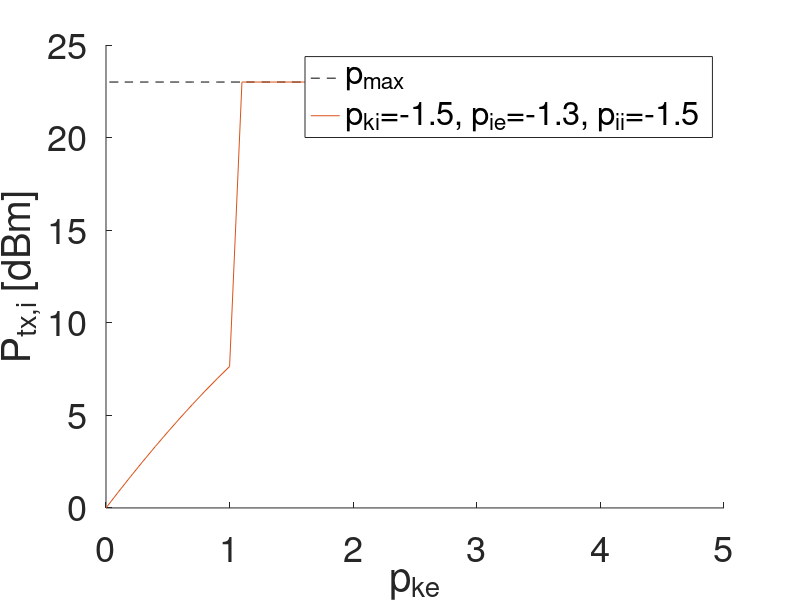

Write MATLAB code to recreate this figure.
gainVec = [4.9, 4.8, 4.7, 4.6, 4.5, 4.4, 4.3, 4.2, 4.1, 4, 3.9, 3.8, 3.7, 3.6, 3.5, 3.4, 3.3, 3.2, 3.1, 3, 2.9, 2.8, 2.7, 2.6, 2.5, 2.4, 2.3, 2.2, 2.1, 2, 1.9, 1.8, 1.7, 1.6, 1.5, 1.4, 1.3, 1.2, 1.1, 1, 0.9, 0.8, 0.7, 0.6, 0.5, 0.4, 0.3, 0.2, 0.1, 0.0];
powerVec1 = [23, 23, 23, 23, 23, 23, 23, 23, 23, 23, 23, 23, 23, 23, 23, 23, 23, 23, 23, 23, 23, 23, 23, 23, 23, 23, 23, 23, 23, 23, 23, 23, 23, 23, 23, 23, 23, 23, 23, 7.64153, 6.98509, 6.3024, 5.5944, 4.86199, 4.10602, 3.32731, 2.52662, 1.70471, 0.862275, 8.95483e-15];

%powerVec2 = [5.78032, 5.78057, 5.78084, 5.78112, 5.7814, 5.78171, 5.78202, 5.78235, 5.78269, 5.78305, 5.78343, 5.78383, 5.78425, 5.78469, 5.78515, 5.78564, 5.78616, 5.78671, 5.78729, 5.78791, 5.78857, 5.78927, 5.79003, 5.79083, 5.7917, 5.79264, 5.79365, 5.79475, 5.79594, 5.79724, 5.79867, 5.80025, 5.80199, 5.80393, 5.8061, 5.80856, 5.81134, 5.81454, 5.81824, 5.82258, 6.4839, 5.69392, 4.92278, 4.16981, 3.43437, 2.71587, 2.01372, 1.32737, 0.656302, 6.66577e-15, 0.641857, 1.26894, 1.88076, 2.47677, 3.05643, 23, 23, 23, 23, 23, 23, 6.60387, 7.02934, 7.43211, 7.81127, 8.16589, 8.49496, 8.79743, 9.0722, 9.31808, 9.53384, 9.71817, 9.86967, 9.98688, 10.0682, 10.1121, 10.1166, 10.08, 10.0003, 9.87528, 9.70273, 9.48021, 9.20513, 8.87473, 8.48602, 23, 23, 23, 23, 23, 23, 23, 23, 23, 23, 23, 23, 23, 23, 23, 23];

figure;
hold on;
plot(gainVec, repmat(23, size(gainVec, 2), 1), '--', 'Color', 'k')
plot(gainVec, powerVec1);
%plot(gainVec, powerVec2);

xlabel('p_{ke}')
ylabel('P_{tx,i} [dBm]')
legend({'p_{max}', 'p_{ki}=-1.5, p_{ie}=-1.3, p_{ii}=-1.5'})
set(gca,'FontSize', 26);
hold off;